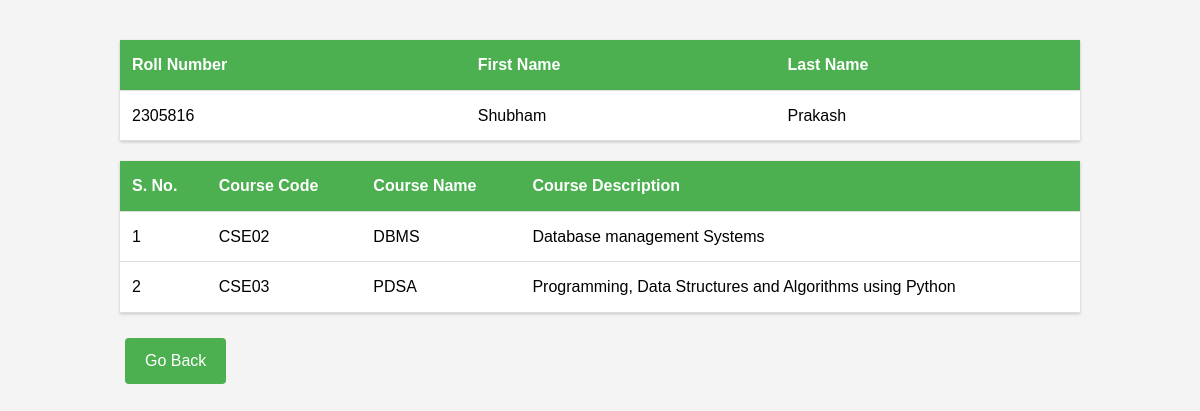
Screenshot of /student/1 with the database file from the repository.
### app.py (models this page shows)
class Student(db.Model):
    __tablename__ = 'student'
    student_id = db.Column(db.Integer, primary_key=True, autoincrement=True)
    roll_number = db.Column(db.String, unique=True, nullable=False)
    first_name = db.Column(db.String, nullable=False)
    last_name = db.Column(db.String)
    enrollments = db.relationship('Enrollments', backref='student', lazy=True, cascade="all, delete-orphan")

class Enrollments(db.Model):
    __tablename__ = 'enrollments'
    enrollment_id = db.Column(db.Integer, primary_key=True, autoincrement=True)
    estudent_id = db.Column(db.Integer, db.ForeignKey('student.student_id'), nullable=False)
    ecourse_id = db.Column(db.Integer, db.ForeignKey('course.course_id'), nullable=False)
    course = db.relationship('Course', backref='enrollments')

class Course(db.Model):
    __tablename__ = 'course'
    course_id = db.Column(db.Integer, primary_key=True, autoincrement=True)
    course_code = db.Column(db.String, unique=True, nullable=False)
    course_name = db.Column(db.String, nullable=False)
    course_description = db.Column(db.String)

### app.py (the view)
@app.route('/student/<int:student_id>')
def student_details(student_id):
    student = Student.query.get_or_404(student_id)
    return render_template('student_details.html', student=student)

### templates/student_details.html (shortened to what this page needs)
{% extends 'base.html' %}
{% block content %}
<table id="personal-details">
    <tr>
        <th>Roll Number</th>
        <th>First Name</th>
        <th>Last Name</th>
    </tr>
    <tr>
        <td>{{ student.roll_number }}</td>
        <td>{{ student.first_name }}</td>
        <td>{{ student.last_name }}</td>
    </tr>
</table>
<table id="enroll-table">
    <tr>
        <th>S. No.</th>
        <th>Course Code</th>
        <th>Course Name</th>
        <th>Course Description</th>
    </tr>
    {% for enrollment in student.enrollments %}
    <tr>
        <td>{{ loop.index }}</td>
        <td>{{ enrollment.course.course_code }}</td>
        <td>{{ enrollment.course.course_name }}</td>
        <td>{{ enrollment.course.course_description }}</td>
    </tr>
    {% endfor %}
</table>
<a href="{{ url_for('index') }}" class="button">Go Back</a>
{% endblock %}

### templates/base.html (shortened to what this page needs)
<!DOCTYPE html>
<html lang="en">
<head>
    <link rel="stylesheet" href="{{ url_for('static', filename='style.css') }}">
</head>
<body>
    <div class="container">
        {% block content %}{% endblock %}
    </div>
</body>
</html>

### static/style.css (style rules this page uses)
body { font-family: Arial, sans-serif; line-height: 1.6; margin: 0; padding: 0; background-color: #f4f4f4; }
.container { width: 80%; margin: auto; padding: 20px; }
table { width: 100%; border-collapse: collapse; margin: 20px 0; background-color: white; box-shadow: 0 1px 3px rgba(0,0,0,0.2); }
th, td { padding: 12px; text-align: left; border-bottom: 1px solid #ddd; }
th { background-color: #4CAF50; color: white; }
.button, input[type="submit"] { display: inline-block; padding: 10px 20px; background-color: #4CAF50; color: white; text-decoration: none; border: none; border-radius: 4px; cursor: pointer; margin: 5px; }
a { color: #4CAF50; text-decoration: none; }

### rows the page displays
Student: roll_number "2305816", first_name "Shubham", last_name "Prakash"
Enrollments: course.course_code "CSE02", course.course_name "DBMS", course.course_description "Database management Systems"
Enrollments: course.course_code "CSE03", course.course_name "PDSA", course.course_description "Programming, Data Structures and Algorithms using Python"
